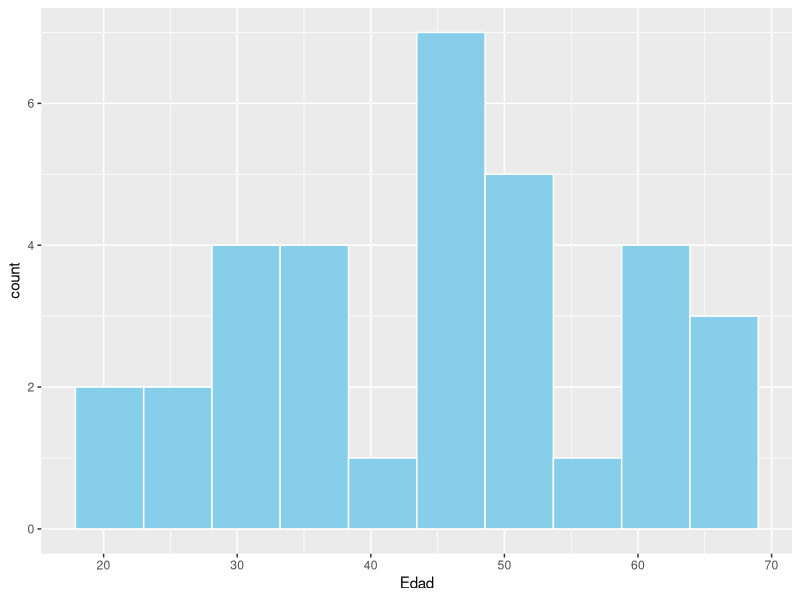
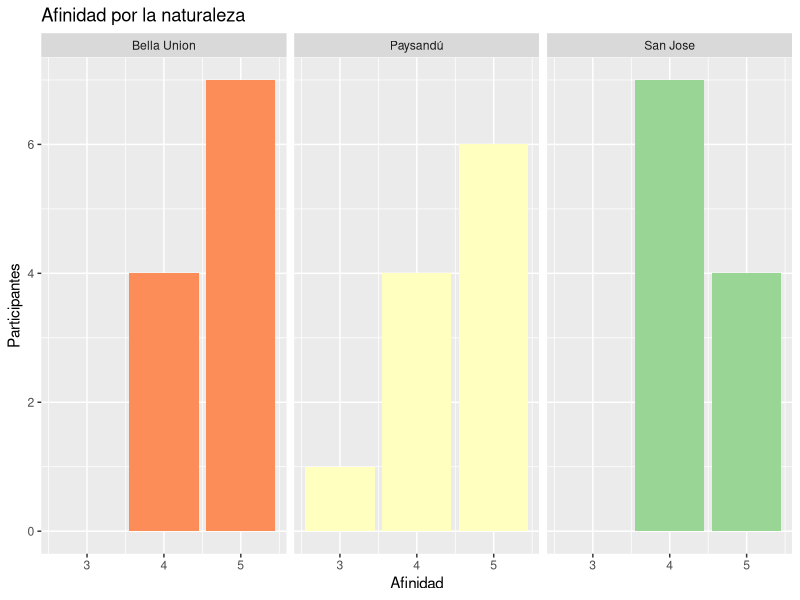
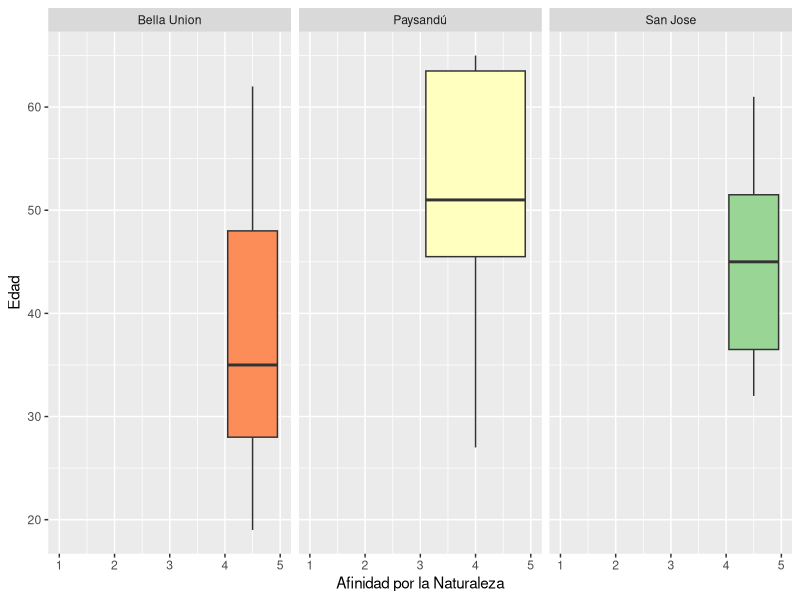
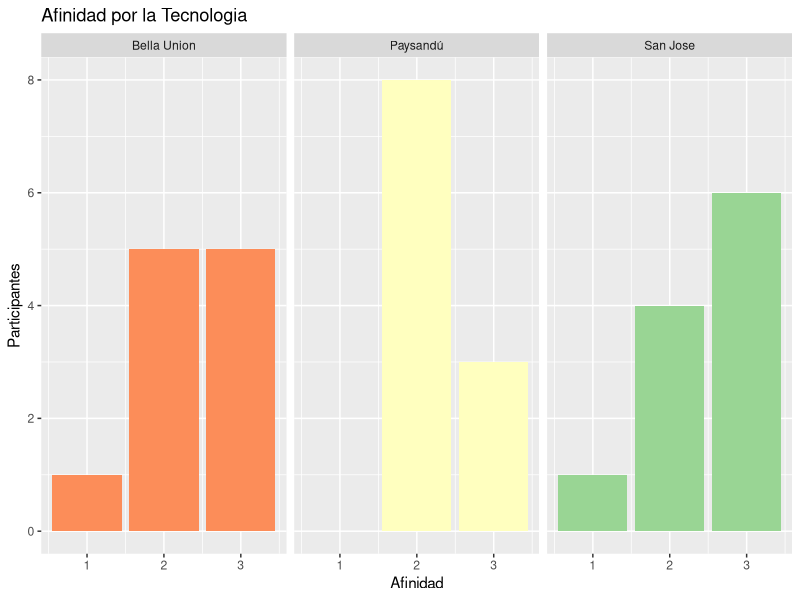
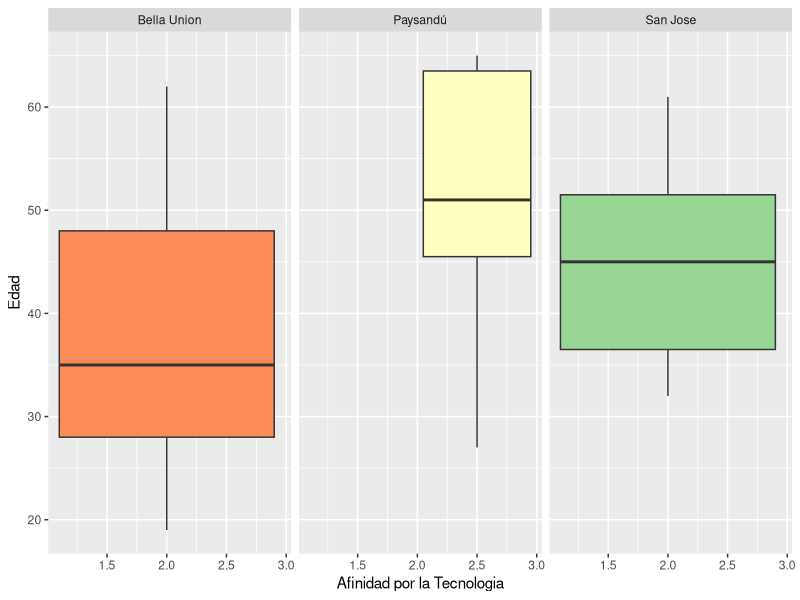
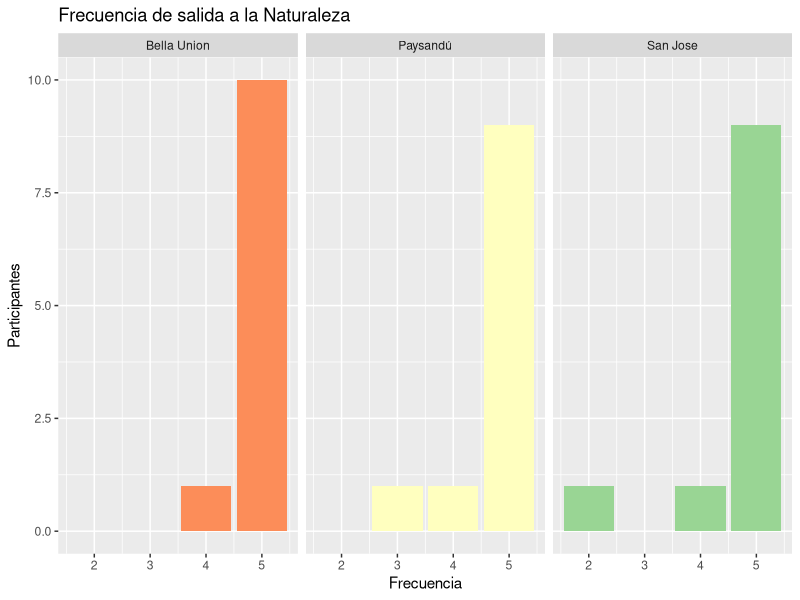
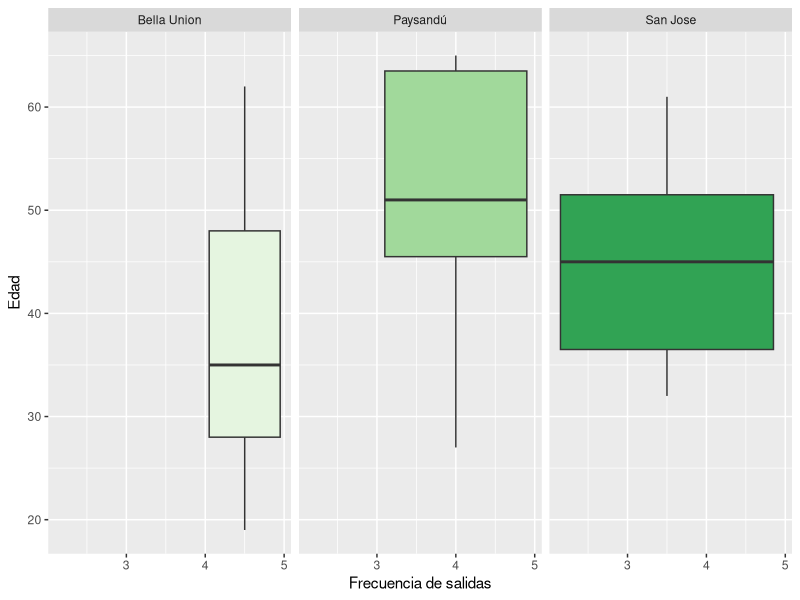

Here is the R script that generated these plots, in order:
# PAQUETES Y DATOS ----------------------------------------------------------
library(RColorBrewer)
library(sf)
library(tidyverse)
Encuesta <- read_csv("datos/Encuesta.csv")


# LIMPIEZA DE DATOS ---------------------------------------------------------

# Si se quiere comprobar las clases de cada columna
lapply(Encuesta,class)
str(Encuesta)


# Cambiar la clase de "Edad" y "Frecuencia" (caracter a numérico)
Encuesta$Edad <- as.numeric(Encuesta$Edad)
Encuesta$Frecuencia <- as.numeric(Encuesta$Frecuencia)

   ## Eliminar los NA
   Encuesta <- na.omit(Encuesta)


# Estadisticas
summary(Encuesta)


# GRAFICOS ------------------------------------------------------------------

# Histograma de edades
ggplot(Encuesta) +
  geom_histogram(aes(x=Edad), bins = 10, fill= "skyblue", col= "white") + 
  theme_gray()


# Afinidad por la naturaleza en cada departamento
ggplot(Encuesta) +
  geom_bar(mapping = aes(x=Afinidad_Naturaleza, fill=Departamento),  
           show.legend = F,) + 
  scale_fill_brewer(palette = "Spectral") +
  labs(title = "Afinidad por la naturaleza",
       x = "Afinidad", y = "Participantes") + 
  facet_grid(~Departamento) +
  theme_gray()

   ## Afinidad por la naturaleza en función de la edad
   ggplot(Encuesta) + 
     geom_boxplot(aes(x=Afinidad_Naturaleza, y=Edad, fill=Departamento),
                  show.legend = F) +
     scale_fill_brewer(palette = "Spectral") +
     facet_wrap(~Departamento) +
     xlim(1,5) +
     labs(y='Edad', x='Afinidad por la Naturaleza') +
     theme_gray()


# Afinidad por la tecnologia en cada departamento
ggplot(Encuesta) +
  geom_bar(mapping = aes(x=Afinidad_Tecnologia, fill=Departamento),
           show.legend = F,) + 
  labs(title = "Afinidad por la Tecnologia",
       x = "Afinidad", y = "Participantes") + 
  scale_fill_brewer(palette = "Spectral") + 
  facet_grid(~Departamento) +
  theme_gray()

   ## Afinidad por la tecnologia en función de la edad
   ggplot(Encuesta) + 
     geom_boxplot(aes(x=Afinidad_Tecnologia, y=Edad, fill=Departamento),
                  show.legend = F) +
     scale_fill_brewer(palette = "Spectral") +
     facet_wrap(~Departamento) +
     labs(y='Edad', x='Afinidad por la Tecnologia') +
     theme_gray()


# Frecuencia de salida a la Naturaleza 
ggplot(Encuesta) +
  geom_bar(mapping = aes(x=Frecuencia, fill=Departamento), show.legend = F) + 
  labs(title = "Frecuencia de salida a la Naturaleza",
       x = "Frecuencia", y = "Participantes") + 
  scale_fill_brewer(palette = "Spectral") + 
  facet_wrap(~Departamento) +
  theme_gray()

   ## Frecuencia de salidas en funcion de la edad
   ggplot(Encuesta) + 
     geom_boxplot(aes(x=Frecuencia, y=Edad, fill=Departamento),
                  show.legend = F) +
     scale_fill_brewer(palette = "Greens") +
     facet_wrap(~Departamento) +
     labs(y='Edad', x='Frecuencia de salidas') +
     theme_gray()
